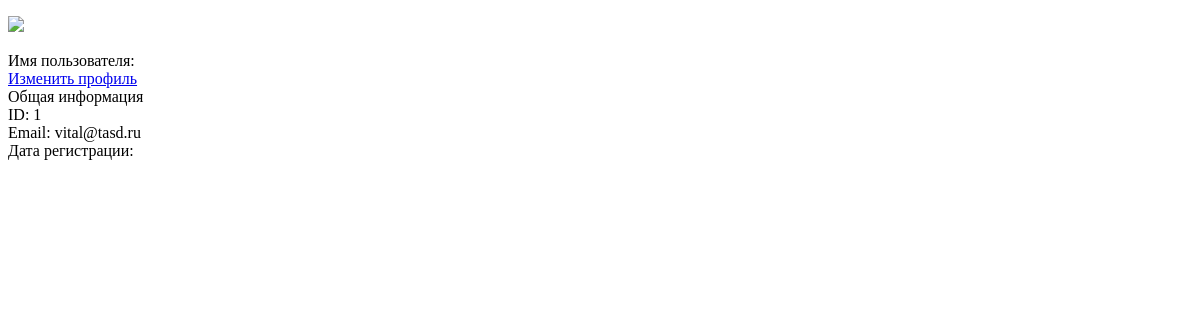
The page /authentication/profile/ (signed in) on the database as committed earlier.
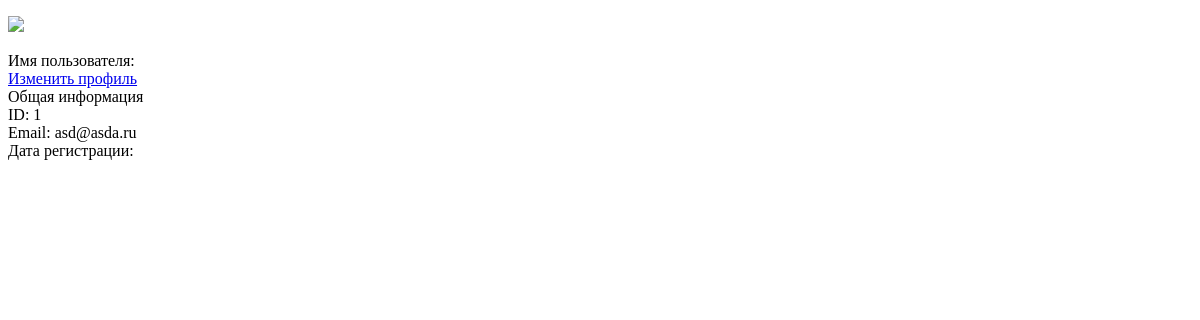
The same page on the database as committed later.
### authentication/models.py (models this page shows)
class User(AbstractUser):
    photo = models.ImageField(upload_to="users/%Y/%m/%d/", blank=True, null=True, verbose_name="Фотография")
    date_brith = models.DateTimeField(blank=True, null=True, verbose_name="Дата рождения")
    number_phone = models.IntegerField(verbose_name="Номер телефона", null=True)

### authentication/views.py (the view)
# urls.py: path('profile/', views.ShowProfile.as_view()),
class ShowProfile(LoginRequiredMixin, DetailView):
    model = get_user_model()
    login_url = '/login/'
    template_name = 'authentication/profile.html'
    def get_object(self, queryset=None):
        return self.request.user

### authentication/templates/authentication/profile.html (shortened to what this page needs)
<!DOCTYPE html>
<html lang="en">
<head>
</head>
<body>
<div class="profile">
    <div class="user_banner">
        <div class="user_avatar">
        {% if object.photo %}
            <p><img src="{{ object.photo.url }}" width="500" height="500"></p>
        {% else %}
            <p><img src="/media/users/default.jpg" ></p>
        {% endif %}
        </div>
        <div class="user_nick">Имя пользователя: {{object.first_name}}</div>
        <div class="edit_profile"><a href="{% url 'profile:edit' %}">Изменить профиль</a></div>
    </div>
    <div class="profile_info">
        <div class="all_info">Общая информация</div>
        <div class="profile_items">
            <div class="id">ID: {{object.pk}}</div>
            <div class="email">Email: {{object.email}}</div>
            <div class="register_data">Дата регистрации: {{object.date_birth}}</div>
        </div>
    </div>
</div>
</body>
</html>

Rows that differ between the two databases and show on the page:
changed User id 1: email "vital@tasd.ru" → "asd@asda.ru"
